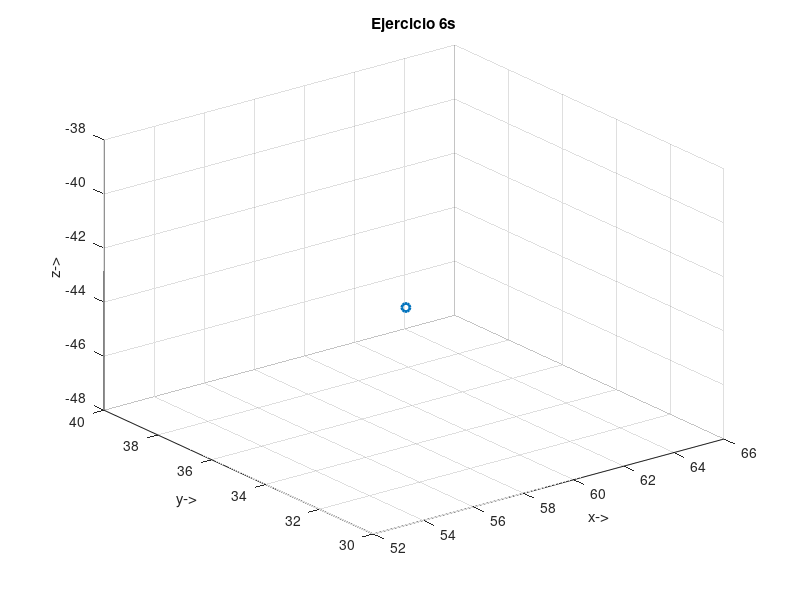

The MATLAB source for this figure:
Ruvw = [45.3; 34.6; 56.7; 1]

Y = [ cosd(88) 0 sind(88) 0;
      0 1 0 0;
      -sind(88) 0 cosd(88) 0;
      0 0 0 1]
      
x = Y*Ruvw

plot3(x(1,1),x(2,1),x(3,1),".o","LineWidth",2)
ylabel("y->")
xlabel("x->")
zlabel("z->")
title("Ejercicio 6s")
grid("on")